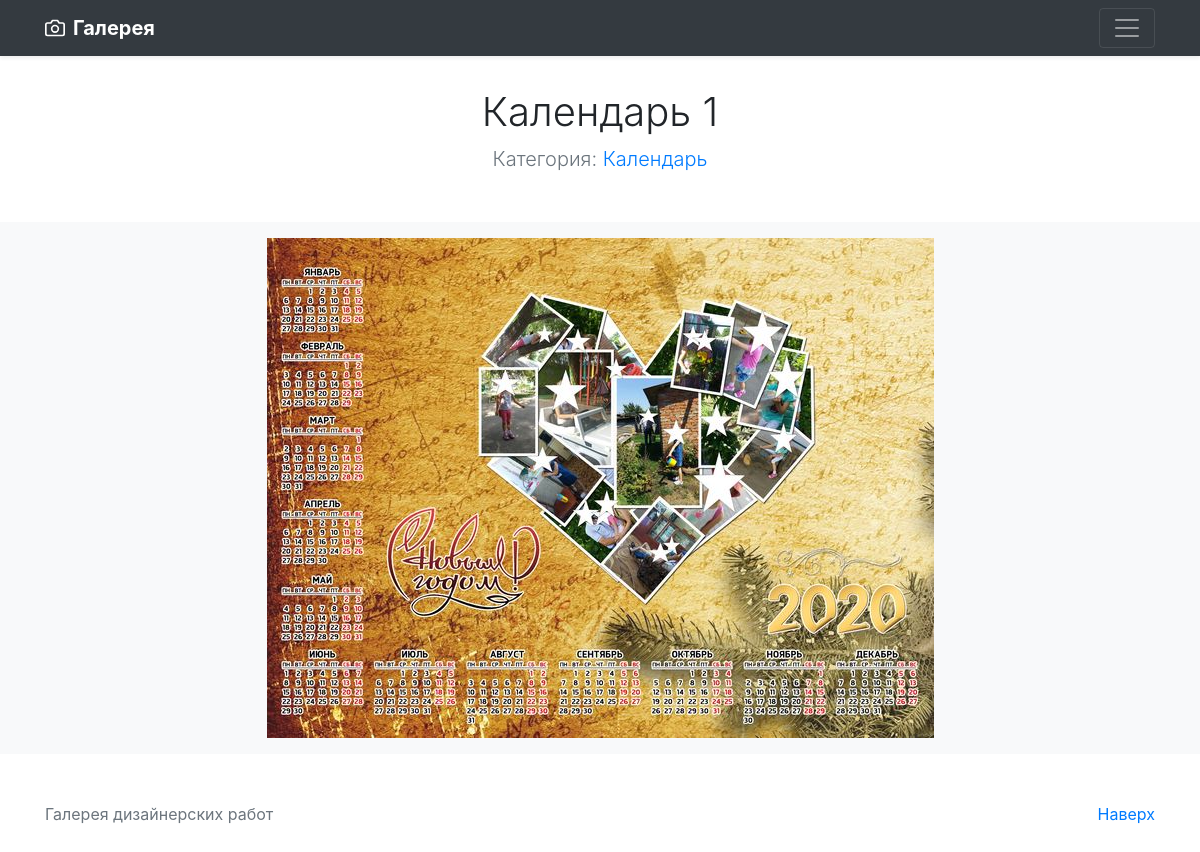
The app's page /image/20/ with its own data.
### gallery/models.py (models this page shows, shortened)
class Image(models.Model):
    title = models.CharField(max_length=50, verbose_name='Название')
    filename = models.ImageField(upload_to='img/', blank=True, verbose_name='Имя файла')
    category = models.ForeignKey(Category, on_delete=models.PROTECT, related_name='images', verbose_name='Категория')
    tags = models.ManyToManyField(Tag, blank=True, related_name='images', verbose_name='Теги')
    class Meta:
        verbose_name = 'Изображение'
        verbose_name_plural = 'Изображения'
        ordering = ['title']

class Category(models.Model):
    title = models.CharField(max_length=50, verbose_name='Название')
    slug = models.SlugField(max_length=50, verbose_name='Url', unique=True)
    class Meta:
        verbose_name = 'Категория'
        verbose_name_plural = 'Категории'
        ordering = ['title']
    def __str__(self):
        return self.title
    def get_absolute_url(self):
        return reverse('category', kwargs={"slug": self.slug})

### gallery/views.py (the view)
# urls.py: path('image/<int:pk>/', ImageDetail.as_view(), name='image')
class ImageDetail(DetailView):
    model = Image
    template_name = 'gallery/image_detail.html'
    context_object_name = 'image'

### gallery/templates/gallery/image_detail.html (shortened to what this page needs)
{% extends 'gallery/base.html' %}
{% block content %}
<main role="main">
    <section class="jumbotron text-center">
        <div class="container">
            <h1>{{ image.title }}</h1>
            <p class="lead text-muted">Категория: <a href="{{ image.category.get_absolute_url }}">{{ image.category }}</a></p>
        </div>
    </section>
    <div class="album py-3 bg-light">
        <div class="container">
            <div class="row justify-content-md-center">
                <img src="{{ image.filename.url }}" alt="{{ image.title }}">
            </div>
        </div>
    </div>
</main>
{% endblock %}

### gallery/static/album.css (style rules this page uses)
.jumbotron { padding-top: 2rem; padding-bottom: 2rem; margin-bottom: 0; background-color: #fff; }
@media (min-width: 768px) { .jumbotron { padding-top: 2rem; padding-bottom: 2rem; } }
.jumbotron h1 { font-weight: 300; }
.jumbotron .container { max-width: 40rem; }

### records on screen
Image: title "Календарь 1", category "Календарь", filename (picture)
